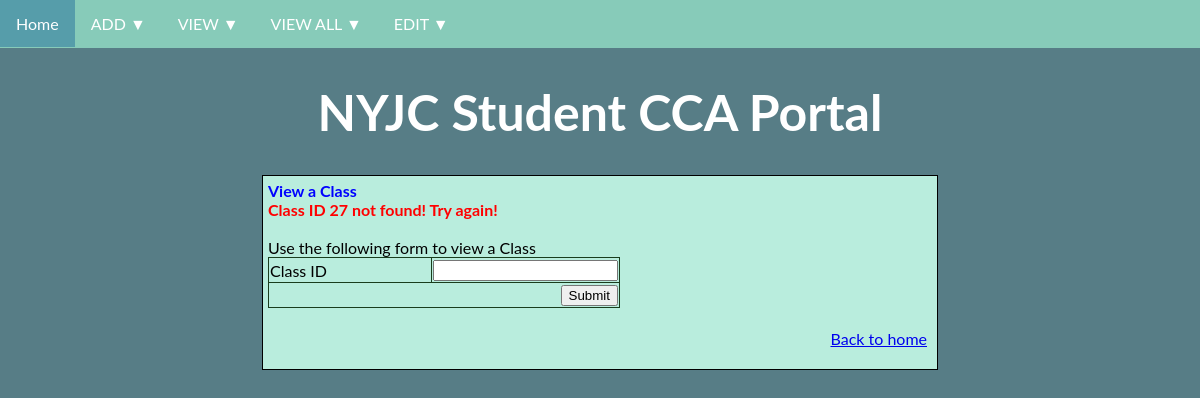
Before: /view/class?id=27 with the older database file.
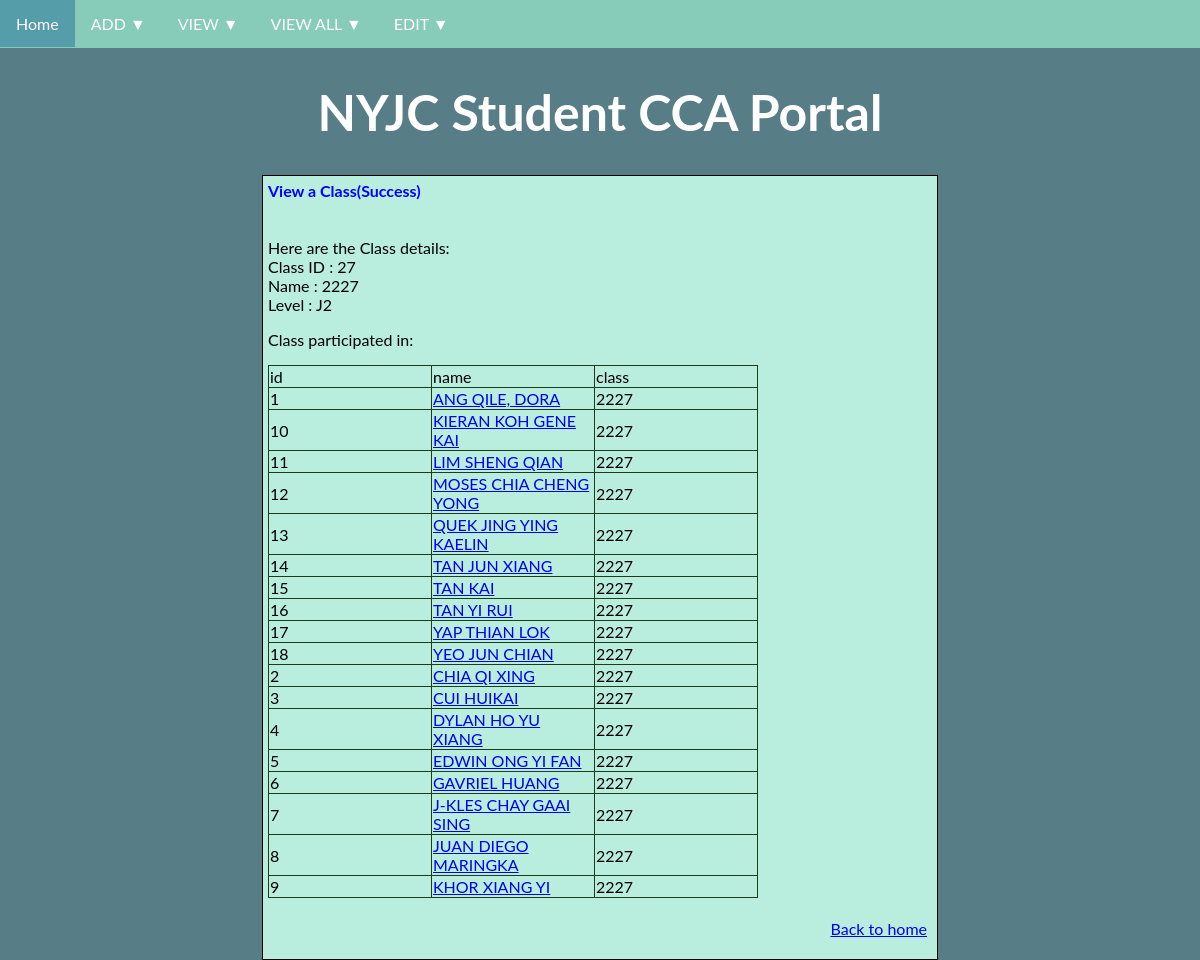
After: the same page with the newer database file.
### tables this page shows
CREATE TABLE "Class"(
                "id" TEXT UNIQUE,
                "name" TEXT,
                "level" TEXT,
                Primary Key("id")
                );

CREATE TABLE "Student"(
                "id" TEXT UNIQUE,
                "name" TEXT,
                "student_age" INT,
                "year_enrolled" INT,
                "graduating_year" INT,
                "class_id" TEXT,
                Primary Key("id")
                Foreign Key("class_id") REFERENCES Class("id")
                );

### main.py (the view)
@app.route('/view/class', methods = ["GET", 'POST'])
def view_class():
    title = 'View a Class'
    span1 = "View a Class"
    span2 = "Use the following form to view a Class"
    form_header = {"id": "Class ID"}
    error = ' '
    if request.args:
        record = classCollection.find(request.args['id'])
        if record != None:
            students = classCollection.viewstudent(request.args['id'])
            span1 = "View a Class(Success)"
            span2 = "Here are the Class details:"
            form_header = {
                           'id' : 'Class ID',
                           'name': 'Name',
                           'level': 'Level'
                               }
            return render_template("view.html",
                               page_type = 'success_class',
                               title = title,
                               span1 = span1,
                               span2 = span2,
                               form_header = form_header,
                               form_meta={
                                   'action': '',
                                   'method': 'get'
                               },
                               form_data =  record,
                               students = students
                              )
        else:
            error = f'Class ID {request.args["id"]} not found! Try again!'
    return render_template("view.html",
                           page_type = "view_class",
                           title = title,
                           span1 = span1,
                           span2 = span2,
                           error = error,
                           form_header = form_header,
                           form_meta = {
                                'action': '/view/class?confirm',
                                'method': 'get'
                            },
                           form_data = {
                                "id": " "
                            }
                          )

### storage.py (called while the page is built)
    def _executedql(self, query: str, type: str, params: tuple) -> Optional[sqlite3.Row]:
        with sqlite3.connect(self._dbname) as conn:
            conn.row_factory = sqlite3.Row
            cur = conn.cursor()
            result = None
            if type == 'one':
                cur.execute(query, params)
                result = cur.fetchone()
            elif type == "many":
                cur.execute(query)
                result = cur.fetchall()
            elif type == "join":
                cur.execute(query, params)
                result = cur.fetchall()
            return result

    def find(self, key: str) -> Optional[dict]:
        query = f'''
                SELECT * FROM "{self._tblname}"
                WHERE "{self._key}" =?;
        '''
        result = self._executedql(query, "one", (key,))
        if result is not None:
            return dict(result)
        else:
            return None

### templates/view.html (shortened to what this page needs)
<!DOCTYPE html>
<html>
    <head>
    {% include "head.html" %}
    </head>
    <body>
        {% include "header.html" %}
        <div class='container'>
            <span class='highlight-blue'> {{span1}} </span>
            <span class='highlight-red'> {{error}}</span>
            <span> {{span2}} </span>
        {% if 'view' in page_type %}
        <form
            action = "{{ form_meta['action'] }}"
            method = "{{ form_meta['method'] }}"
            >
        <table>
            {% for name, value in form_data.items() %}
            <tr>
                <td>
                    <label for= '{{ name }}'>
                    {{form_header[name]}}
                    </label>
                </td>
                <td>
                    <input id= '{{ name }}' type='text' name= '{{ name }}' value='{{ value }}' >
                </td>
            </tr>
            {% endfor %}
            <tr>
                <td colspan = "2" align = "right" >
                    <input type='submit' value='Submit'>
                </td>
            </tr>
        </table>
        </form>
        {% elif 'success' in page_type %}
            {% for name, value in form_data.items() %}
                {{form_header[name]}} : {{value}}
            {% endfor %}
            {% if 'class' in page_type %}
                <p> Class participated in: </p>
                {%if students != None %}
                    <table>
                        <tr>
                        {% for header in students[0].keys() %}
                            <td> {{header}} </td>
                        {% endfor %}
                        </tr>
                        {% for student in students %}
                            <tr>
                            {% for name, value in student.items() %}
                                {% if name == "name" %}
                                    <td> <a href="/view/student?id=+{{student['id']}}">{{value}}</a></td>
                                {% else %}
                                    <td>{{value}}</td>
                                {% endif %}
                            {% endfor %}
                            </tr>
                        {% endfor %}
                    </table>
                {% else %}
                    <p> No students found.</p>
                {% endif %}
            {% endif %}
        {% endif %}
        {% include "footer.html" %}
        </div>
    </body>
</html>

Changed rows visible on the page:
added Class: form_header "Class ID", id "27", form_header "Name", name "2227", form_header "Level", level "J2"
now on this page (row edited): Student: student "1", name "ANG QILE, DORA", name "2227"
added Student: id "10", name "KIERAN KOH GENE KAI", name "2227"
added Student: id "11", name "LIM SHENG QIAN", name "2227"
added Student: id "12", name "MOSES CHIA CHENG YONG", name "2227"
added Student: id "13", name "QUEK JING YING KAELIN", name "2227"
added Student: id "14", name "TAN JUN XIANG", name "2227"
added Student: id "15", name "TAN KAI", name "2227"
added Student: id "16", name "TAN YI RUI", name "2227"
added Student: id "17", name "YAP THIAN LOK", name "2227"
added Student: id "18", name "YEO JUN CHIAN", name "2227"
added Student: student "2", name "CHIA QI XING", name "2227"
added Student: student "3", name "CUI HUIKAI", name "2227"
added Student: student "4", name "DYLAN HO YU XIANG", name "2227"
added Student: student "5", name "EDWIN ONG YI FAN", name "2227"
added Student: student "6", name "GAVRIEL HUANG", name "2227"
added Student: student "7", name "J-KLES CHAY GAAI SING", name "2227"
added Student: student "8", name "JUAN DIEGO MARINGKA", name "2227"
added Student: student "9", name "KHOR XIANG YI", name "2227"
Other visible differences:
{{ span1 }}: "View a Class" → "View a Class(Success)"
{{ span2 }}: "Use the following form to view a Class" → "Here are the Class details:"
{{ error }}: "Class ID 27 not found! Try again!" → (not shown)
form field value: "Submit" → (not shown)
text now shown: "Class participated in:"
new list line: "id"
new list line: "name"
new list line: "class"
list line gone: "Class ID "
